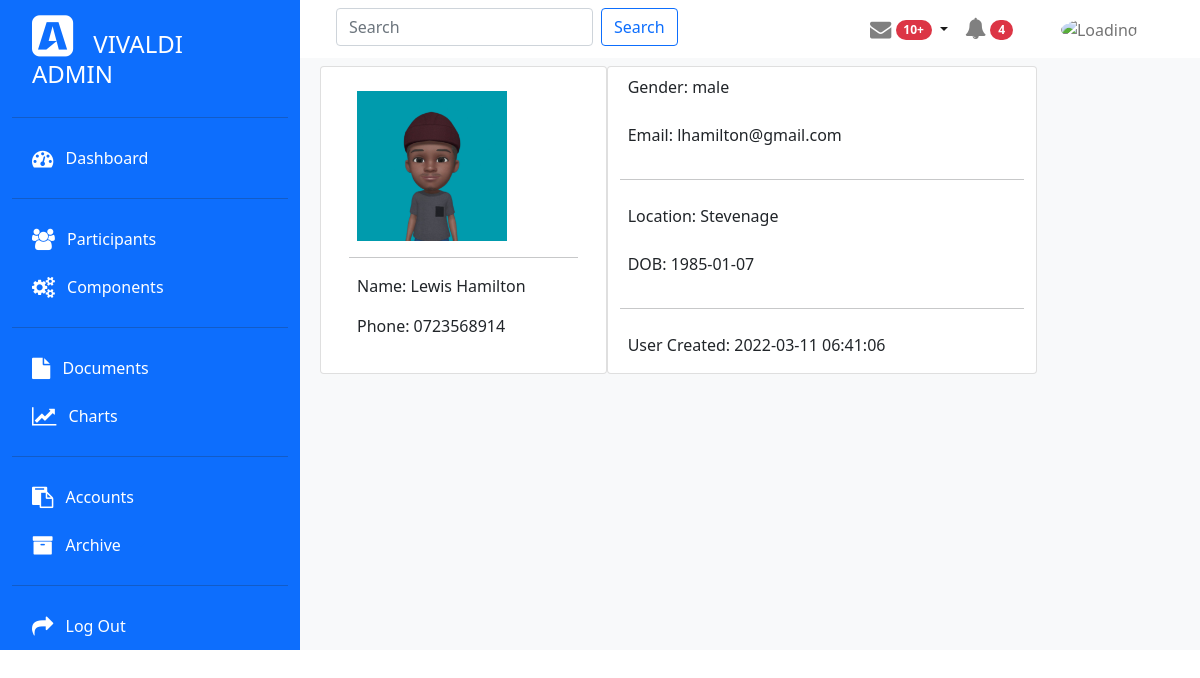
Page /view.php?id=2 (signed in) on the committed database.
### tables this page shows
CREATE TABLE `participant` (
  `id` int(10) NOT NULL,
  `fullName` varchar(255) NOT NULL,
  `emailAddress` varchar(255) NOT NULL,
  `phoneNumber` varchar(20) NOT NULL,
  `location` varchar(255) NOT NULL,
  `dob` date NOT NULL,
  `gender` varchar(10) NOT NULL,
  `photo` varchar(255) NOT NULL,
  `timestamp` timestamp NOT NULL DEFAULT current_timestamp() ON UPDATE current_timestamp()
);

### view.php (the view, shortened to what this page needs)
<?php
include "./components/header.php";
include "./components/config.php";
if (isset($_GET["id"]) and !empty($_GET["id"])) {
  $id = $_GET["id"];
  $sql = "SELECT * FROM `participant` WHERE id = $id";
  $result = mysqli_query($link, $sql);
  if ($result) {
    $data = mysqli_num_rows($result);
    if ($data == 1) {
      $row = mysqli_fetch_array($result);
      $fullName = $row["fullName"];
      $emailAddress = $row["emailAddress"];
      $phoneNumber = $row["phoneNumber"];
      $location = $row["location"];
      $dob = $row["dob"];
      $gender = $row["gender"];
      $photo = $row["photo"];
      $timestamp = $row["timestamp"];
      $filepath = "uploads/$photo";
?>
      <div class="row m-2">
        <div class="card col-md-4">
          <div class="card-body">
            <div class="m-2">
              <img src="<?php echo $filepath; ?>" alt="loading" height="150" width="150">
            </div>
            <hr>
            <div class="m-2">
              <label for="" class="form-label">Name: <?php echo $fullName; ?></label>
            </div>
            <div class="m-2">
              <label for="" class="form-label">Phone: <?php echo $phoneNumber; ?></label>
            </div>
          </div>
        </div>
        <div class="card col-md-6">
          <div class="m-2">
            <label for="" class="form-label">Gender: <?php echo $gender; ?></label>
          </div>
          <div class="m-2">
            <label for="" class="form-label">Email: <?php echo $emailAddress; ?></label>
          </div>
          <hr>
          <div class="m-2">
            <label for="" class="form-label">Location: <?php echo $location; ?></label>
          </div>
          <div class="m-2">
            <label for="" class="form-label">DOB: <?php echo $dob; ?></label>
          </div>
          <hr>
          <div class="m-2">
            <label for="" class="form-label">User Created: <?php echo $timestamp; ?></label>
          </div>
        </div>
      </div>
<?php
    } else {
      echo "This record was not found!";
    }
  } else {
    echo "Error executing query $sql" . mysqli_error($link);
  }
} else {
  echo "<p>ID Value not picked</p>";
}

### rows in the picture
participant: photo (picture), fullName "Lewis Hamilton", phoneNumber "0723568914", gender "male", emailAddress "lhamilton@gmail.com", location "Stevenage", dob "1985-01-07", timestamp "2022-03-11 06:41:06"
